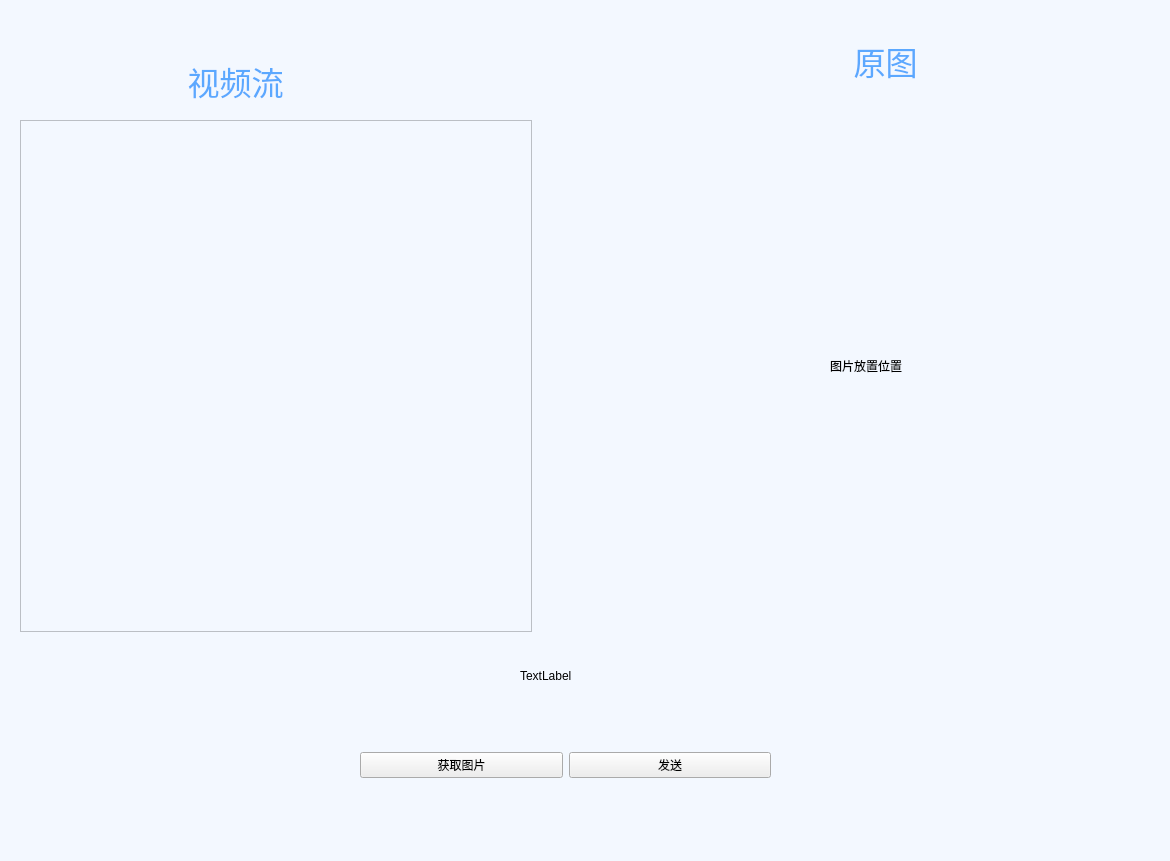
<?xml version="1.0" encoding="UTF-8"?>
<ui version="4.0">
 <class>Form</class>
 <widget class="QWidget" name="Form">
  <property name="geometry">
   <rect>
    <x>0</x>
    <y>0</y>
    <width>1170</width>
    <height>861</height>
   </rect>
  </property>
  <property name="windowTitle">
   <string>发送装置</string>
  </property>
  <property name="styleSheet">
   <string notr="true">background-color: rgb(243, 248, 255);</string>
  </property>
  <widget class="QLabel" name="label11">
   <property name="geometry">
    <rect>
     <x>610</x>
     <y>110</y>
     <width>512</width>
     <height>512</height>
    </rect>
   </property>
   <property name="text">
    <string>图片放置位置</string>
   </property>
   <property name="alignment">
    <set>Qt::AlignmentFlag::AlignCenter</set>
   </property>
  </widget>
  <widget class="QWidget" name="layoutWidget">
   <property name="geometry">
    <rect>
     <x>360</x>
     <y>730</y>
     <width>411</width>
     <height>71</height>
    </rect>
   </property>
   <layout class="QHBoxLayout" name="horizontalLayout">
    <item>
     <widget class="QPushButton" name="button1_1">
      <property name="styleSheet">
       <string notr="true">background-color: rgb(238, 238, 238);</string>
      </property>
      <property name="text">
       <string>获取图片</string>
      </property>
     </widget>
    </item>
    <item>
     <widget class="QPushButton" name="button1_2">
      <property name="styleSheet">
       <string notr="true">background-color: rgb(238, 238, 238);</string>
      </property>
      <property name="text">
       <string>发送</string>
      </property>
     </widget>
    </item>
   </layout>
  </widget>
  <widget class="QLabel" name="label_2">
   <property name="geometry">
    <rect>
     <x>780</x>
     <y>30</y>
     <width>211</width>
     <height>61</height>
    </rect>
   </property>
   <property name="font">
    <font>
     <family>黑体</family>
     <pointsize>24</pointsize>
    </font>
   </property>
   <property name="acceptDrops">
    <bool>false</bool>
   </property>
   <property name="styleSheet">
    <string notr="true">color: rgb(91, 168, 255);</string>
   </property>
   <property name="text">
    <string>原图</string>
   </property>
   <property name="alignment">
    <set>Qt::AlignmentFlag::AlignCenter</set>
   </property>
  </widget>
  <widget class="QLabel" name="label">
   <property name="geometry">
    <rect>
     <x>520</x>
     <y>660</y>
     <width>71</width>
     <height>31</height>
    </rect>
   </property>
   <property name="text">
    <string>TextLabel</string>
   </property>
  </widget>
  <widget class="QGraphicsView" name="graphicsView">
   <property name="geometry">
    <rect>
     <x>20</x>
     <y>120</y>
     <width>512</width>
     <height>512</height>
    </rect>
   </property>
  </widget>
  <widget class="QLabel" name="label_3">
   <property name="geometry">
    <rect>
     <x>130</x>
     <y>50</y>
     <width>211</width>
     <height>61</height>
    </rect>
   </property>
   <property name="font">
    <font>
     <family>黑体</family>
     <pointsize>24</pointsize>
    </font>
   </property>
   <property name="acceptDrops">
    <bool>false</bool>
   </property>
   <property name="styleSheet">
    <string notr="true">color: rgb(91, 168, 255);</string>
   </property>
   <property name="text">
    <string>视频流</string>
   </property>
   <property name="alignment">
    <set>Qt::AlignmentFlag::AlignCenter</set>
   </property>
  </widget>
 </widget>
 <resources/>
 <connections/>
</ui>
